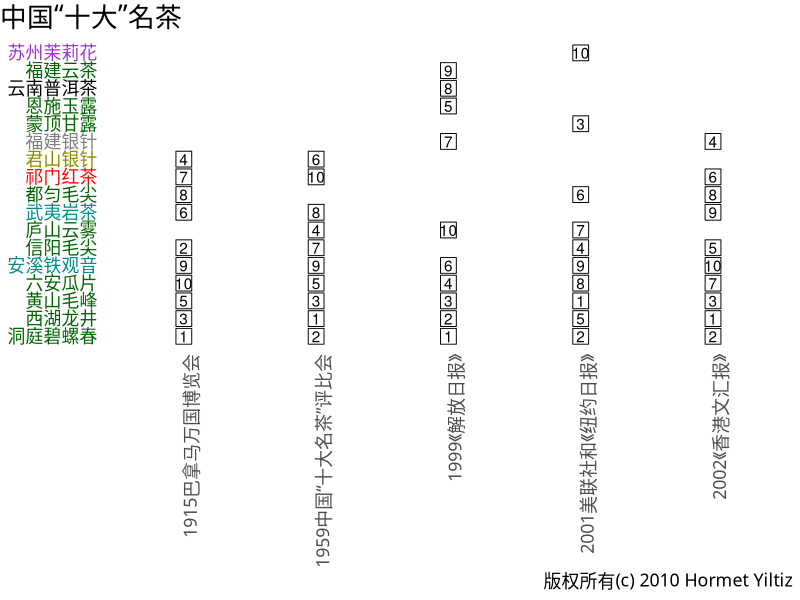
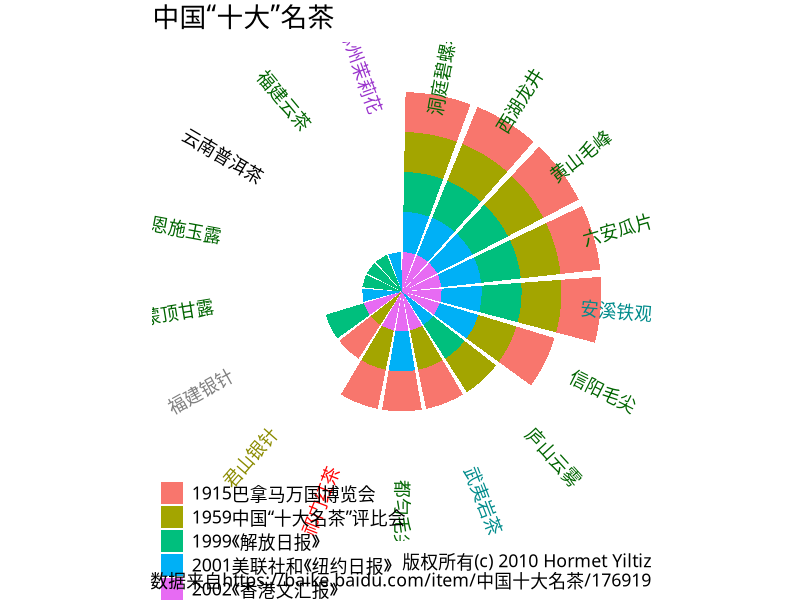
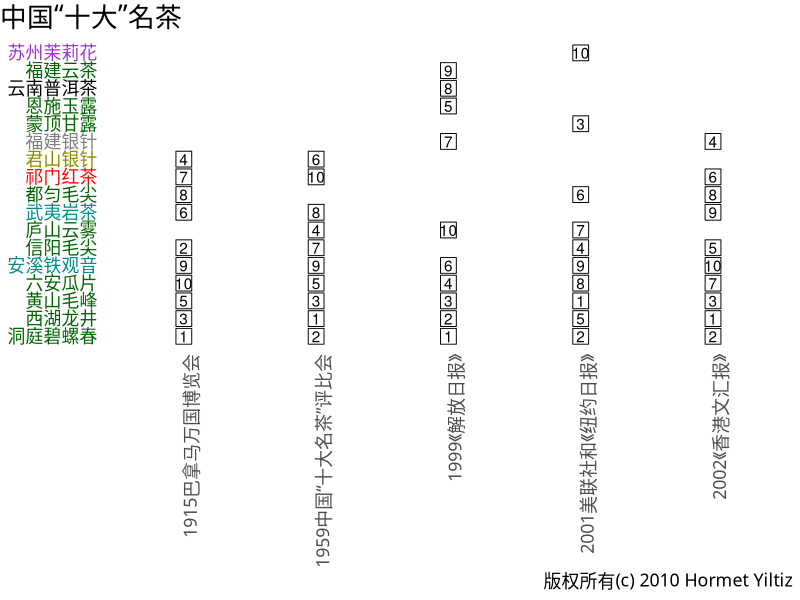
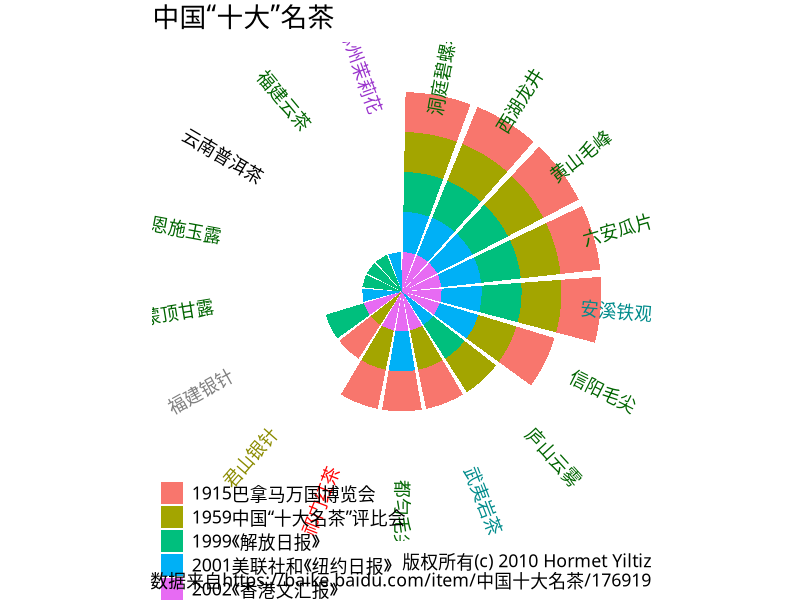
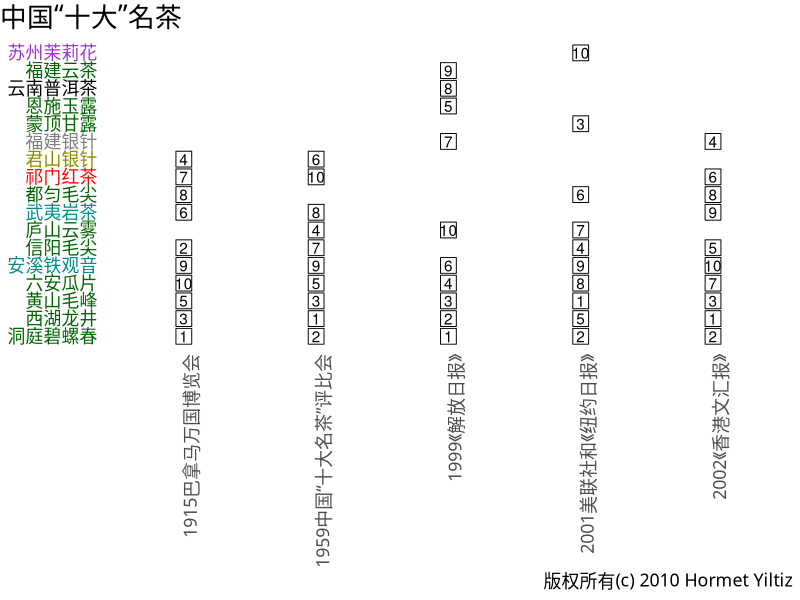

Source code (R) for these figures, in order:
library(tidyverse)
library(ggthemes)


dat <- read.csv('chinese-famous-teas.csv', header = FALSE)
tea.type <- read.csv('chinese-famous-tea-type.csv')
tea.type %>% mutate(tea.color=recode(type,
                                     oolong='cyan4',
                                     flower='darkorchid',
                                     yellow='yellow4',
                                     white='grey50',
                                     green='darkgreen')
) -> tea.type

dat %>% rename(year=V1, source=V2) %>%
  gather(tea.order, tea, starts_with('V')) %>%
  mutate(tea.order=as.numeric(str_extract(tea.order, '[0-9]+'))-2,
         tea=str_trim(tea, side='both'),
         source=factor(str_c(year,source)),
  )  %>% left_join(tea.type, by='tea') %>%
  as_tibble() %>% group_by(tea) %>%
  mutate(n=n()) %>% arrange(desc(n)) %>%
  group_by() %>%
  mutate(tea=as_factor(tea), tea.color=str_c(tea.color)) -> china.tea

china.tea %>% select(tea, n, tea.color) %>% unique() -> tea.leaderbaord
china.tea %>% select(tea, n, type) %>% rename(`selected-by`=n) %>% knitr::kable()

nrow(tea.leaderbaord) -> nteas
x.angles <- c(seq(90-360/nteas/2, -90, length.out = nteas/2),
              seq(90-360/nteas, -90, length.out = nteas/2))

china.tea %>% ggplot(aes(fill=source, x=tea)) + geom_bar() +
  theme_tufte() +
  theme(text=element_text(size=16,  family="SimHei"),
        axis.text.y = element_blank(),
        axis.ticks.y = element_blank(),
        axis.title.y = element_blank(),
        axis.title.x = element_blank(),
        legend.title = element_blank(),
        axis.text.x = element_text(angle = x.angles,
                                   colour = tea.leaderbaord$tea.color
        ),
        legend.position = c(0,0),
        legend.direction = 'vertical',
        legend.justification = 'left',
  ) +
  coord_polar() +
  labs(title='中国“十大”名茶',
       caption='版权所有(c) 2010 Hormet Yiltiz
       数据来自https://baike.baidu.com/item/中国十大名茶/176919'
  ) -> pp


china.tea %>% ggplot(aes(y=tea, x=source, label=tea.order)) +
  geom_point(size=5,shape=0) +
  geom_text()+
  theme_tufte() +
  theme(text=element_text(size=16,  family="SimHei"),
        axis.ticks.y = element_blank(),
        axis.ticks.x = element_blank(),
        axis.title.y = element_blank(),
        axis.title.x = element_blank(),
        legend.title = element_blank(),
        axis.text.x = element_text(angle = 90, hjust = 1),
        axis.text.y = element_text(colour = tea.leaderbaord$tea.color),
        plot.title = element_text(hjust = 0),
  ) +
  labs(title='中国“十大”名茶',
       caption='版权所有(c) 2010 Hormet Yiltiz'
  ) -> p
g <- ggplotGrob(p)
g$layout$l[g$layout$name == "title"] <- 1
grid::grid.draw(g)


cairo_pdf(filename='chinese-famous-teas.pdf', width=14, height = 10, family='SimHei',
          pointsize = 12)
print(pp)
dev.off()

cairo_pdf(filename='chinese-famous-teas-grid.pdf', width=3, height = 8, family='SimHei',
          pointsize = 12)
grid::grid.draw(g)
dev.off()


png(filename='chinese-famous-teas.png', width=840, height = 860, family='SimHei',
    units='px', pointsize = 12)
print(pp)
dev.off()

png(filename='chinese-famous-teas-grid.png', width=250, height = 800, family='SimHei',
    pointsize = 12)
grid::grid.draw(g)
dev.off()
